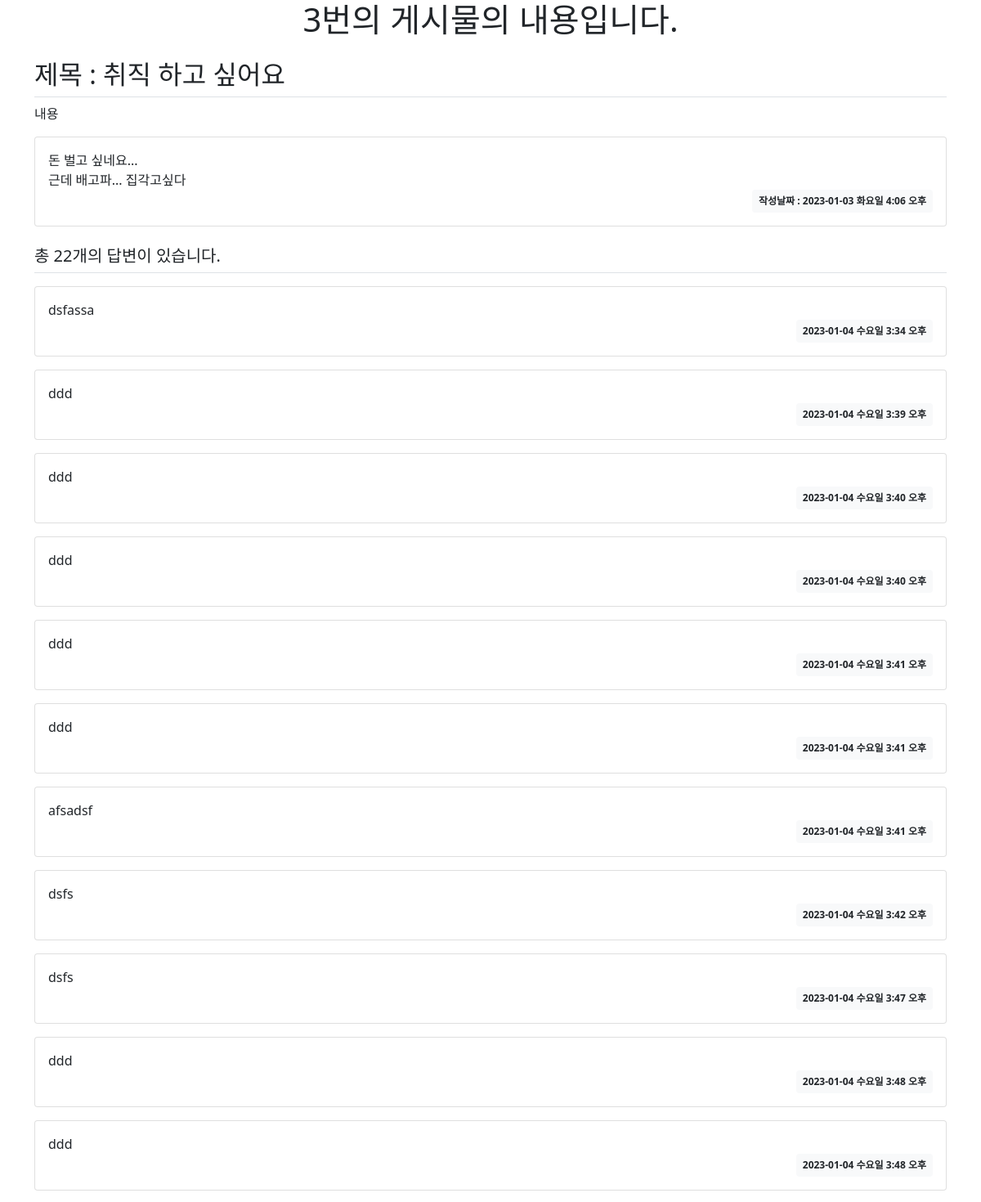
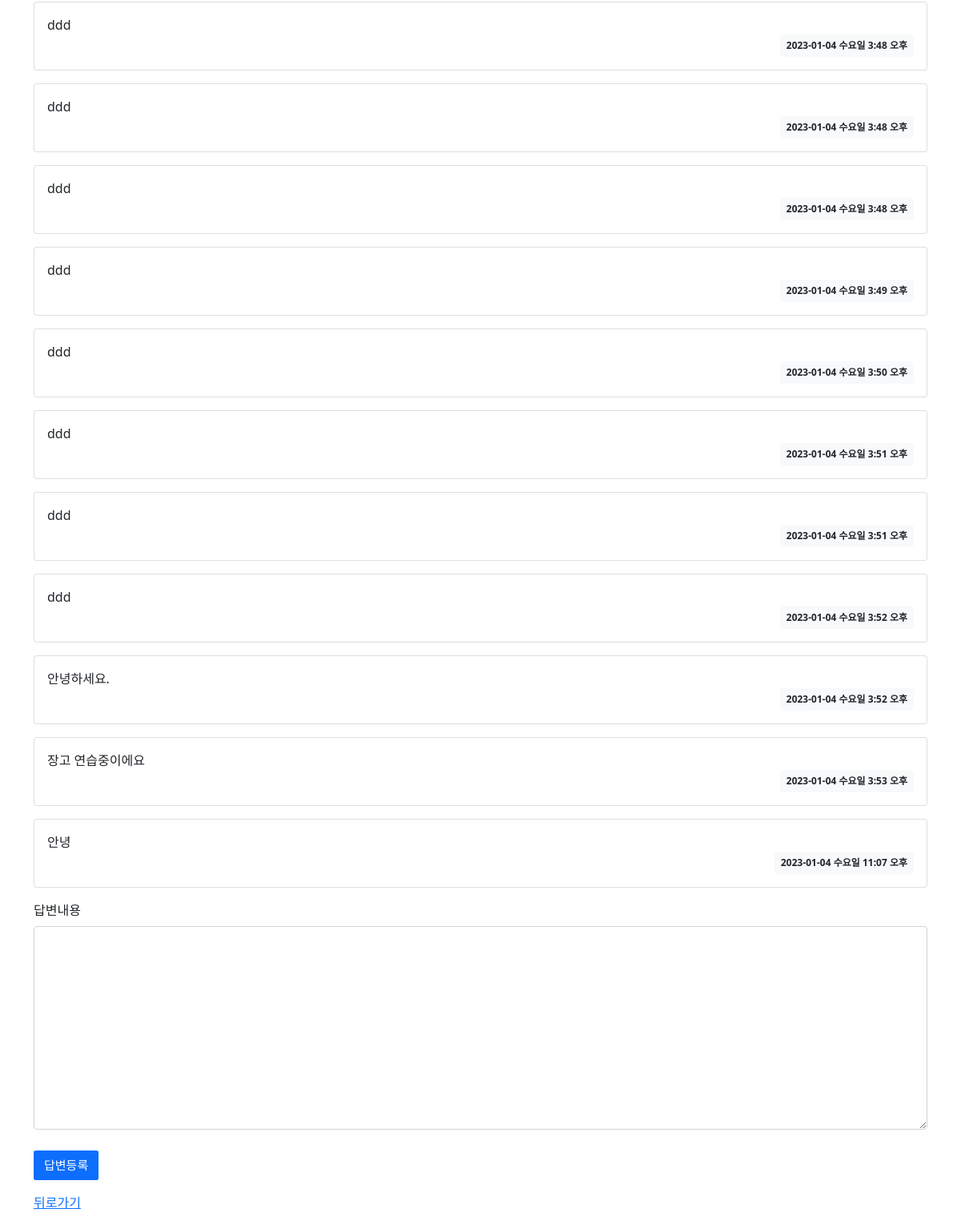
Screenshot of /bookmark/answer/3 with the database file from the repository (2 pictures, top to bottom).
### bookmark/models.py (models this page shows, shortened)
class Answer(models.Model):
    title = models.CharField(max_length=100, blank=True, null=True)
    content = models.TextField()
    create_date = models.DateTimeField()

class Reply(models.Model):
    Answer = models.ForeignKey(Answer, on_delete=models.CASCADE)
    content = models.TextField()
    create_date = models.DateTimeField()

### bookmark/views.py (the view)
# urls.py: path('answer/<int:pk>', AnswerDV.as_view(), name='detail'),
class AnswerDV(DetailView) :
    model = Answer

### bookmark/templates/bookmark/answer_detail.html (shortened to what this page needs)
    {% extends 'base.html' %}
    {% block content %}
        <h1 style="text-align: center;">{{answer.id}}번의 게시물의 내용입니다.</h1>
        <div id="container">
            <div class="container my-3">
                <h2 class="border-bottom py-2"> 제목 : {{ answer.title }}</h2>
                내용
                <div class="card my-3">
                    <div class="card-body">
                        <div class="card-text" style="white-space: pre-line;"> {{ answer.content }}</div>
                        <div class="d-flex justify-content-end">
                            <div class="badge bg-light text-dark p-2">
                                작성날짜 : {{ answer.create_date |date:"Y-m-d D P"}}
                            </div>
                        </div>
                    </div>
                </div>
                <h5 class="border-bottom my-3 py-2">총 {{answer.reply_set.count}}개의 답변이 있습니다.</h5>
                {% for reply in answer.reply_set.all %}
                <div class="card my-3">
                    <div class="card-body">
                        <div class="card-text" style="white-space: pre-line;">{{ reply.content }}</div>
                        <div class="d-flex justify-content-end">
                            <div class="badge bg-light text-dark p-2">
                                {{ reply.create_date|date:"Y-m-d D P"}}
                            </div>
                        </div>
                    </div>
                </div>
                {% endfor %}
                <form action="{% url 'reply_create' answer.id %}" method="post" class="my-3">
                    <div class="mb-3">
                        <label for="content" class="form-label">답변내용</label>
                        <textarea name="content" id="content" class="form-control" rows="10"></textarea>
                    </div>
                    <input type="submit" value="답변등록" class="btn btn-primary">
                </form>
        <div><a href="{% url 'index' %}">뒤로가기</a></div>
        </div>
        {% endblock %}

### static/style.css (style rules this page uses)
textarea { width:100%; }
input[type=submit] { margin-top:10px; font-size : 15px; border-radius : 5%; }

### rows the page displays
Answer: title "취직 하고 싶어요", content "돈 벌고 싶네요... 근데 배고파... 집각고싶다", create_date "2023-01-03 화요일 4:06 오후", reply_set.count "22"
Reply: content "dsfassa", create_date "2023-01-04 수요일 3:34 오후"
Reply: content "ddd", create_date "2023-01-04 수요일 3:39 오후"
Reply: content "ddd", create_date "2023-01-04 수요일 3:40 오후"
Reply: content "ddd", create_date "2023-01-04 수요일 3:40 오후"
Reply: content "ddd", create_date "2023-01-04 수요일 3:41 오후"
Reply: content "ddd", create_date "2023-01-04 수요일 3:41 오후"
Reply: content "afsadsf", create_date "2023-01-04 수요일 3:41 오후"
Reply: content "dsfs", create_date "2023-01-04 수요일 3:42 오후"
Reply: content "dsfs", create_date "2023-01-04 수요일 3:47 오후"
Reply: content "ddd", create_date "2023-01-04 수요일 3:48 오후"
Reply: content "ddd", create_date "2023-01-04 수요일 3:48 오후"
Reply: content "ddd", create_date "2023-01-04 수요일 3:48 오후"
Reply: content "ddd", create_date "2023-01-04 수요일 3:48 오후"
Reply: content "ddd", create_date "2023-01-04 수요일 3:48 오후"
Reply: content "ddd", create_date "2023-01-04 수요일 3:49 오후"
Reply: content "ddd", create_date "2023-01-04 수요일 3:50 오후"
Reply: content "ddd", create_date "2023-01-04 수요일 3:51 오후"
Reply: content "ddd", create_date "2023-01-04 수요일 3:51 오후"
Reply: content "ddd", create_date "2023-01-04 수요일 3:52 오후"
Reply: content "안녕하세요.", create_date "2023-01-04 수요일 3:52 오후"
Reply: content "장고 연습중이에요", create_date "2023-01-04 수요일 3:53 오후"
Reply: content "안녕", create_date "2023-01-04 수요일 11:07 오후"
